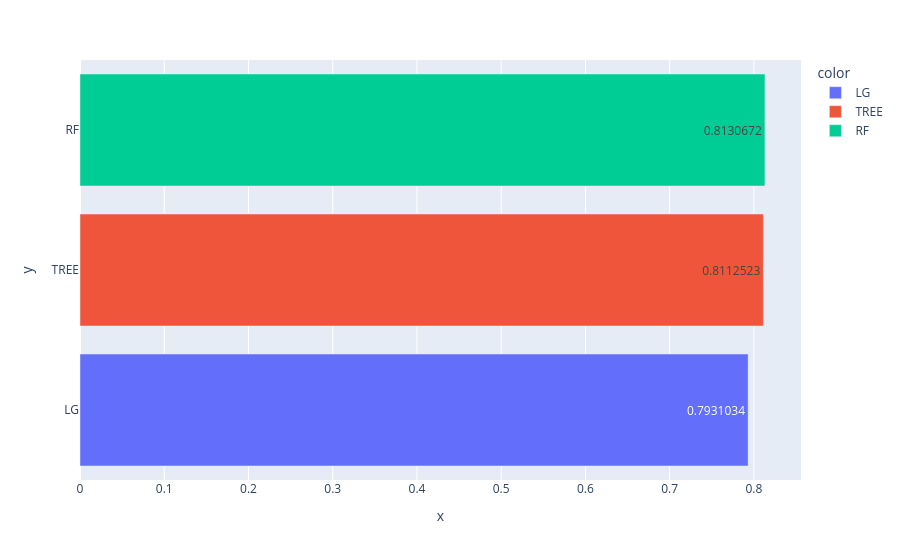
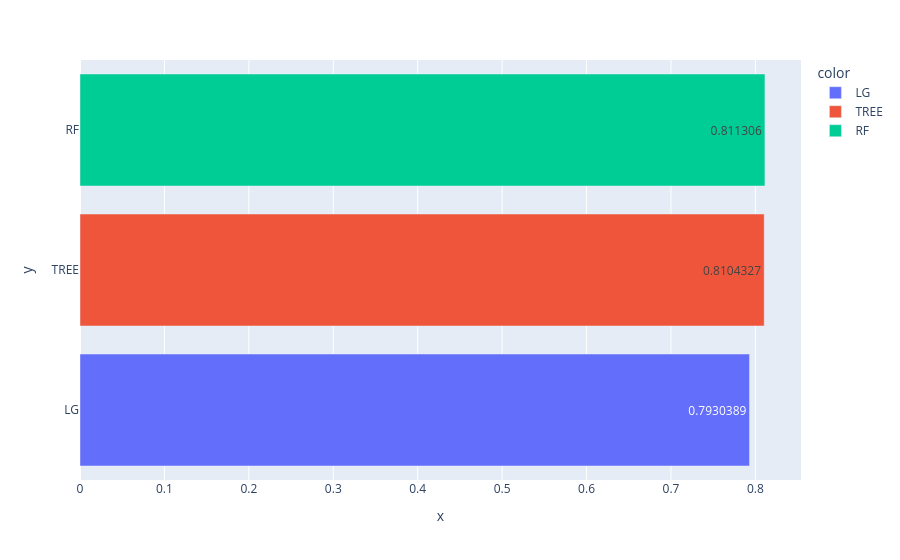

The notebook cell these images were saved under, in order:
### Markdown cell above
### <font color = 'teal'>Comparaison des modèles<font>

### Code cell
# diagramme de performances
list_names = ['LG', 'TREE','RF']
list_acc = [acc_lg, acc_tree, acc_rf]
list_f1 = [f1_lg,f1_tree, f1_rf]
list_final = [list_acc, list_f1]

for i in range(2):

    fig = px.bar(y = list_names, x = list_final[i], color = list_names, text_auto = True)
    fig.show()

### Figure 1 — Plotly figure (JSON) as saved in the notebook; plotly's stock layout.template omitted (floating-point values rounded to 4 significant figures)
{"data": [{"hovertemplate": "color=LG<br>x=%{x}<br>y=%{y}<extra></extra>", "legendgroup": "LG", "marker": {"color": "#636efa", "pattern": {"shape": ""}}, "name": "LG", "orientation": "h", "showlegend": true, "textposition": "auto", "texttemplate": "%{x}", "type": "bar", "x": [0.7931], "xaxis": "x", "y": ["LG"], "yaxis": "y"}, {"hovertemplate": "color=TREE<br>x=%{x}<br>y=%{y}<extra></extra>", "legendgroup": "TREE", "marker": {"color": "#EF553B", "pattern": {"shape": ""}}, "name": "TREE", "orientation": "h", "showlegend": true, "textposition": "auto", "texttemplate": "%{x}", "type": "bar", "x": [0.8113], "xaxis": "x", "y": ["TREE"], "yaxis": "y"}, {"hovertemplate": "color=RF<br>x=%{x}<br>y=%{y}<extra></extra>", "legendgroup": "RF", "marker": {"color": "#00cc96", "pattern": {"shape": ""}}, "name": "RF", "orientation": "h", "showlegend": true, "textposition": "auto", "texttemplate": "%{x}", "type": "bar", "x": [0.8131], "xaxis": "x", "y": ["RF"], "yaxis": "y"}], "layout": {"barmode": "relative", "legend": {"title": {"text": "color"}, "tracegroupgap": 0}, "margin": {"t": 60}, "xaxis": {"anchor": "y", "domain": [0, 1], "title": {"text": "x"}}, "yaxis": {"anchor": "x", "domain": [0, 1], "title": {"text": "y"}}}}

### Figure 2 — Plotly figure (JSON) as saved in the notebook; plotly's stock layout.template omitted (floating-point values rounded to 4 significant figures)
{"data": [{"hovertemplate": "color=LG<br>x=%{x}<br>y=%{y}<extra></extra>", "legendgroup": "LG", "marker": {"color": "#636efa", "pattern": {"shape": ""}}, "name": "LG", "orientation": "h", "showlegend": true, "textposition": "auto", "texttemplate": "%{x}", "type": "bar", "x": [0.793], "xaxis": "x", "y": ["LG"], "yaxis": "y"}, {"hovertemplate": "color=TREE<br>x=%{x}<br>y=%{y}<extra></extra>", "legendgroup": "TREE", "marker": {"color": "#EF553B", "pattern": {"shape": ""}}, "name": "TREE", "orientation": "h", "showlegend": true, "textposition": "auto", "texttemplate": "%{x}", "type": "bar", "x": [0.8104], "xaxis": "x", "y": ["TREE"], "yaxis": "y"}, {"hovertemplate": "color=RF<br>x=%{x}<br>y=%{y}<extra></extra>", "legendgroup": "RF", "marker": {"color": "#00cc96", "pattern": {"shape": ""}}, "name": "RF", "orientation": "h", "showlegend": true, "textposition": "auto", "texttemplate": "%{x}", "type": "bar", "x": [0.8113], "xaxis": "x", "y": ["RF"], "yaxis": "y"}], "layout": {"barmode": "relative", "legend": {"title": {"text": "color"}, "tracegroupgap": 0}, "margin": {"t": 60}, "xaxis": {"anchor": "y", "domain": [0, 1], "title": {"text": "x"}}, "yaxis": {"anchor": "x", "domain": [0, 1], "title": {"text": "y"}}}}
